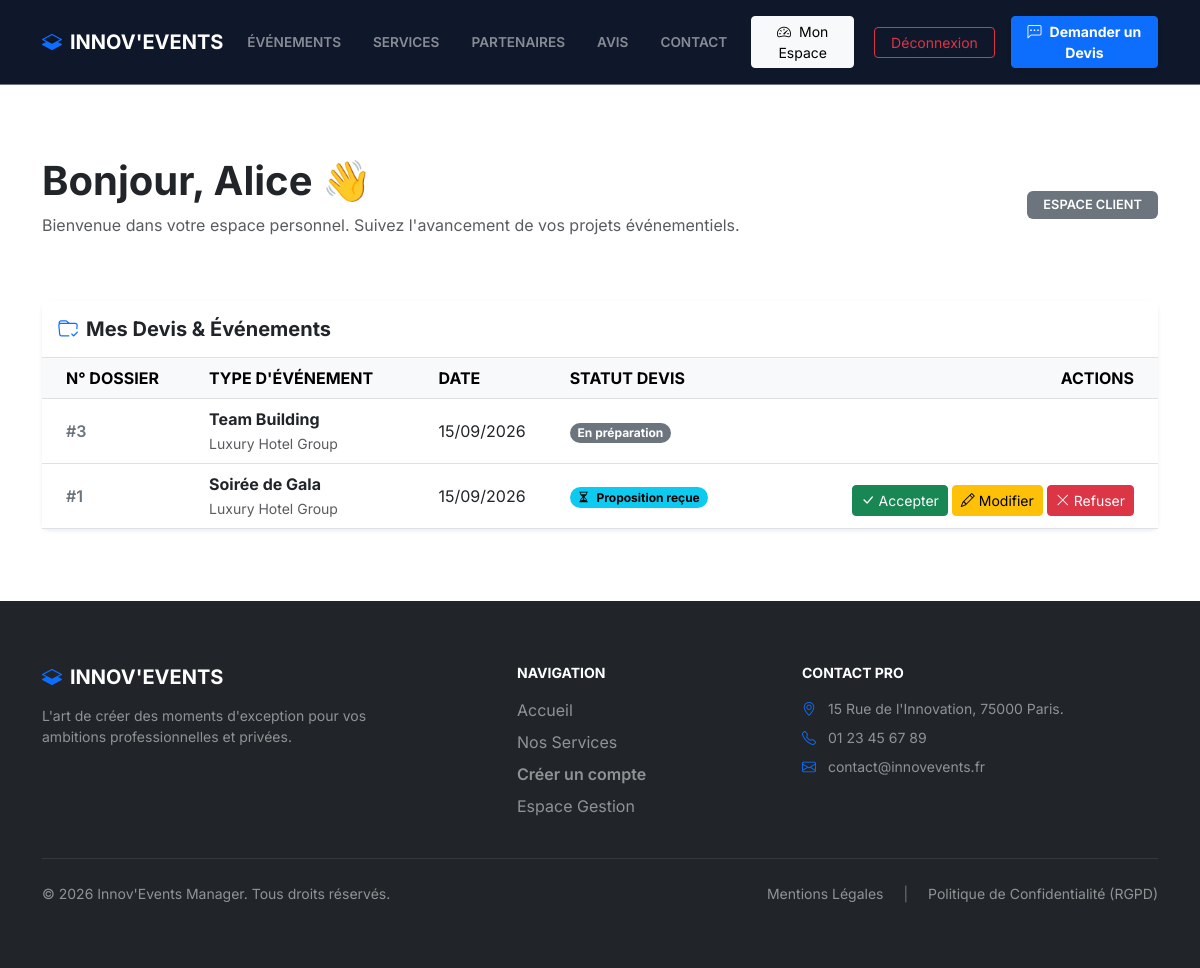
The page /index.php?action=client_dashboard (signed in) on the database its author committed.
### tables this page shows
CREATE TABLE devis (
id_devis INT AUTO_INCREMENT PRIMARY KEY,
revision INT NOT NULL DEFAULT 1,
change_reason TEXT NULL,
id_prospect INT NOT NULL,
event_id INT NULL,
reference_pdf VARCHAR(255) NOT NULL,
montant_ht DECIMAL(10, 2) NOT NULL DEFAULT 0.00,
tva DECIMAL(10, 2) NOT NULL DEFAULT 0.00,
status VARCHAR(50) NOT NULL DEFAULT 'brouillon',
date_creation DATETIME DEFAULT CURRENT_TIMESTAMP,
CONSTRAINT fk_devis_prospect
FOREIGN KEY (id_prospect) REFERENCES prospects(id)
ON DELETE CASCADE ON UPDATE CASCADE
);

CREATE TABLE prospects (
id INT AUTO_INCREMENT PRIMARY KEY,
user_id INT NULL,
company_id INT NULL,
company_name VARCHAR(255) NOT NULL,
contact_name VARCHAR(255) NOT NULL,
email VARCHAR(255) NOT NULL,
phone VARCHAR(50) NOT NULL,
event_type VARCHAR(100) NOT NULL,
event_date DATE NULL,
location VARCHAR(255) NULL,
estimated_participants INT NULL,
budget DECIMAL(10, 2) NULL,
description TEXT NULL,
rejection_reason TEXT NULL,
status VARCHAR(50) NOT NULL DEFAULT 'à contacter',
created_at TIMESTAMP DEFAULT CURRENT_TIMESTAMP,
CONSTRAINT fk_prospects_user
FOREIGN KEY (user_id) REFERENCES users(id)
ON DELETE CASCADE ON UPDATE CASCADE,
CONSTRAINT fk_prospects_company
FOREIGN KEY (company_id) REFERENCES companies(id)
ON DELETE CASCADE ON UPDATE CASCADE
);

### src/controllers/ClientController.php (called while the page is built, shortened)
<?php
require_once __DIR__ . '/../models/sql/Prospect.php';
class ClientController extends BaseController
{
    public function showDashboard(): void
    {
        $clientId = (int)$_SESSION['user_id'];
        $clientName = trim(($_SESSION['user_firstname'] ?? '') . ' ' . ($_SESSION['user_lastname'] ?? ''));
        $prospectModel = new Prospect();
        $myQuotes = $prospectModel->findClientRequests($clientId);
        require __DIR__ . '/../views/client/dashboard.php';
    }
}

### src/config/Database.php (called while the page is built, shortened)
<?php
class Database {
    private static $instance = null;
    private function __construct() {
        $host    = 'db';
        $db      = 'innovevents_db';
        $user    = 'root';
        $pass    = 'root_password';
        $charset = 'utf8mb4';
        $dsn = "mysql:host=$host;dbname=$db;charset=$charset";
        try {
            $this->pdo = new PDO($dsn, $user, $pass, [
                PDO::ATTR_ERRMODE => PDO::ERRMODE_EXCEPTION,
                PDO::ATTR_DEFAULT_FETCH_MODE => PDO::FETCH_ASSOC,
                PDO::ATTR_EMULATE_PREPARES => false
            ]);
        } catch (\PDOException $e) {
            error_log("Database connection failure: " . $e->getMessage());
            die("Erreur de connexion à la base de données. Veuillez réessayer plus tard.");
        }
    }
    public static function getInstance() {
        if (self::$instance === null) {
            self::$instance = new Database();
        }
        return self::$instance->pdo;
    }
}

### src/models/sql/Prospect.php (called while the page is built, shortened)
<?php
require_once __DIR__ . '/../../config/Database.php';
class Prospect
{
    private $db;
    public function __construct()
    {
        $this->db = Database::getInstance();
    }
    public function findClientRequests(int $clientId): array
    {
        try {
            $stmt = $this->db->prepare("
            SELECT
                d.id_devis,
                d.revision,
                d.status,
                d.reference_pdf,
                d.montant_ht,
                d.tva,
                p.id AS prospect_id,
                p.company_name,
                p.contact_name,
                p.email,
                p.event_type,
                p.event_date,
                p.created_at
            FROM devis d
            JOIN prospects p ON d.id_prospect = p.id
            WHERE p.user_id = ?
            ORDER BY d.id_devis DESC
        ");
            $stmt->execute([$clientId]);
            return $stmt->fetchAll(PDO::FETCH_ASSOC);
        } catch (PDOException $e) {
            error_log("Erreur SQL findClientRequests : " . $e->getMessage());
            return [];
        }
    }
}

### src/views/client/dashboard.php (the view, shortened to what this page needs)
<?php
require __DIR__ . '/../partials/header.php';
?>
    <div class="container my-5 py-4">
        <div class="row mb-5">
            <div class="col-10">
                <h1 class="fw-bold text-dark">
                    Bonjour, <?= htmlspecialchars($clientName ?? 'Client', ENT_QUOTES, 'UTF-8'); ?> 👋
                </h1>
                <p class="text-muted">Bienvenue dans votre espace personnel. Suivez l'avancement de vos projets événementiels.</p>
            </div>
            <div class="col-2 text-end align-self-center">
                <span class="badge bg-secondary px-3 py-2 text-uppercase fw-semibold" style="font-size: 0.8rem;">Espace Client</span>
            </div>
        </div>
        <div class="row g-4">
            <div class="col-lg-12">
                <div class="card shadow-sm border-0 rounded-3">
                    <div class="card-header bg-white border-bottom py-3">
                        <h2 class="card-title h5 fw-bold mb-0 text-dark">
                            <i class="bi bi-folder-check text-primary me-2" aria-hidden="true"></i>Mes Devis & Événements
                        </h2>
                    </div>
                    <div class="card-body p-0">
                        <?php if (empty($myQuotes)): ?>
                            <div class="text-center py-5">
                                <i class="bi bi-chat-left-text text-muted fs-1" aria-hidden="true"></i>
                                <p class="mt-3 text-muted mb-0">Vous n'avez pas encore de devis ou de dossier enregistré.</p>
                            </div>
                        <?php else: ?>
                            <div class="table-responsive">
                                <table class="table table-hover align-middle mb-0" aria-label="Liste de vos devis">
                                    <thead class="table-light text-uppercase fs-7">
                                    <tr>
                                        <th scope="col" class="ps-4">N° Dossier</th>
                                        <th scope="col">Type d'Événement</th>
                                        <th scope="col">Date</th>
                                        <th scope="col">Statut Devis</th>
                                        <th scope="col" class="text-end pe-4">Actions</th>
                                    </tr>
                                    </thead>
                                    <tbody>
                                    <?php foreach ($myQuotes as $quote): ?>
                                        <?php
                                        $st = strtolower($quote['status'] ?? 'brouillon');
                                        $quoteUniqueId = (int)($quote['id_devis'] ?? $quote['prospect_id'] ?? $quote['id'] ?? 0);
                                        ?>
                                        <tr>
                                            <td class="ps-4 fw-semibold text-secondary">
                                                #<?= $quoteUniqueId; ?>
                                            </td>
                                            <td>
                                                <span class="fw-bold text-dark"><?= htmlspecialchars($quote['event_type'] ?? '', ENT_QUOTES, 'UTF-8'); ?></span>
                                                <br>
                                                <small class="text-muted"><?= htmlspecialchars($quote['company_name'] ?? '', ENT_QUOTES, 'UTF-8'); ?></small>
                                            </td>
                                            <td>
                                                <?= !empty($quote['created_at']) ? date('d/m/Y', strtotime($quote['created_at'])) : date('d/m/Y'); ?>
                                            </td>
                                            <td>
                                                <?php if (in_array($st, ['étude côté client', 'devis envoyé'], true)): ?>
                                                    <span class="badge text-bg-info px-2.5 py-1.5 rounded-pill">
                                                    <i class="bi bi-hourglass-split me-1" aria-hidden="true"></i> Proposition reçue
                                                </span>
                                                <?php elseif ($st === 'accepté'): ?>
                                                    <span class="badge text-bg-success px-2.5 py-1.5 rounded-pill">
                                                    <i class="bi bi-check-circle-fill me-1" aria-hidden="true"></i> Validé
                                                </span>
                                                <?php elseif ($st === 'modification'): ?>
                                                    <span class="badge text-bg-warning px-2.5 py-1.5 rounded-pill">
                                                    <i class="bi bi-pencil me-1" aria-hidden="true"></i> Modification demandée
                                                </span>
                                                <?php elseif ($st === 'refusé'): ?>
                                                    <span class="badge text-bg-danger px-2.5 py-1.5 rounded-pill">
                                                    <i class="bi bi-x-circle me-1" aria-hidden="true"></i> Refusé
                                                </span>
                                                <?php else: ?>
                                                    <span class="badge text-bg-secondary px-2.5 py-1.5 rounded-pill">
                                                    En préparation
                                                </span>
                                                <?php endif; ?>
                                            </td>
                                            <td class="text-end pe-4">
                                                <?php if (in_array($st, ['étude côté client', 'devis envoyé'], true)): ?>
                                                    <div class="mt-2 d-flex justify-content-end gap-1">
                                                        <form action="index.php?action=respond_to_quote" method="POST" class="d-inline">
                                                            <button type="submit" name="quote_action" value="accept" class="btn btn-success btn-sm"
                                                                    onclick="return confirm('En acceptant ce devis, vous validez la prestation et engagez le projet. Confirmer ?');">
                                                                <i class="bi bi-check-lg" aria-hidden="true"></i> Accepter
                                                            </button>
                                                        </form>
                                                        <button type="button" class="btn btn-warning btn-sm"
                                                                data-bs-toggle="collapse"
                                                                data-bs-target="#modiffForm<?= $quoteUniqueId; ?>"
                                                                aria-expanded="false"
                                                                aria-controls="modiffForm<?= $quoteUniqueId; ?>">
                                                            <i class="bi bi-pencil" aria-hidden="true"></i> Modifier
                                                        </button>
                                                        <form action="index.php?action=respond_to_quote" method="POST" class="d-inline">
                                                            <button type="submit" name="quote_action" value="reject" class="btn btn-danger btn-sm"
                                                                    onclick="return confirm('Confirmez-vous le refus définitif de ce devis ?');">
                                                                <i class="bi bi-x-lg" aria-hidden="true"></i> Refuser
                                                            </button>
                                                        </form>
                                                    </div>
                                                <?php endif; ?>
                                            </td>
                                        </tr>
                                    <?php endforeach; ?>
                                    </tbody>
                                </table>
                            </div>
                        <?php endif; ?>
                    </div>
                </div>
            </div>
        </div>
    </div>
<?php
require __DIR__ . '/../partials/footer.php';
?>

### public/css/style.css (style rules this page uses)
body { font-family: 'Inter', system-ui, -apple-system, sans-serif !important; color: #475569 !important; }

### rows shown on the page
devis: id_devis "3", id_prospect.event_type "Team Building", id_prospect.company_name "Luxury Hotel Group", id_prospect.created_at "15/09/2026", status "En préparation"
devis: id_devis "1", id_prospect.event_type "Soirée de Gala", id_prospect.company_name "Luxury Hotel Group", id_prospect.created_at "15/09/2026", shows "Proposition reçue"

### other values the page prints
$clientName "Alice"
